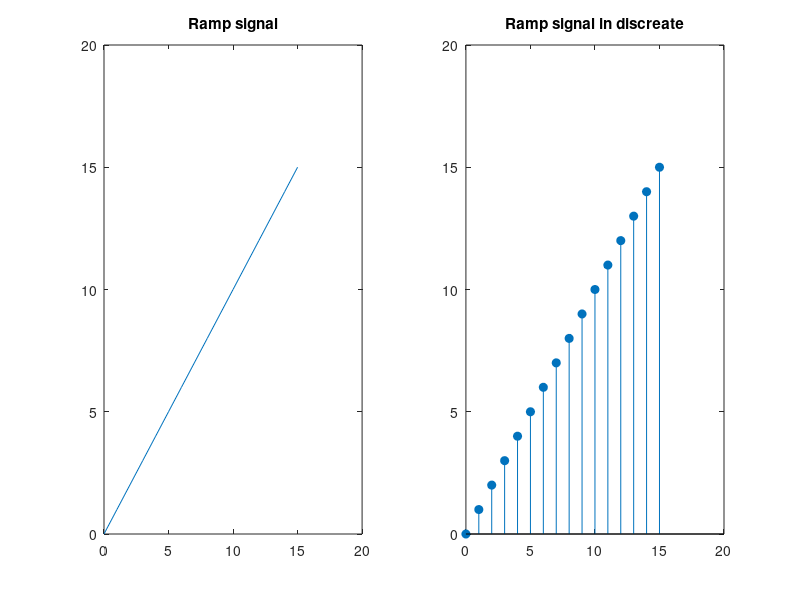

Write the MATLAB code that produced this figure.
%Task 03
clc
clear all
n = 0:15;
xx = (n+abs(n))/2;
subplot(1,2,1)
plot(n, xx);
title('Ramp signal');
hold on
subplot(1,2,2)
stem(n,xx,'filled')
title('Ramp signal in discreate');